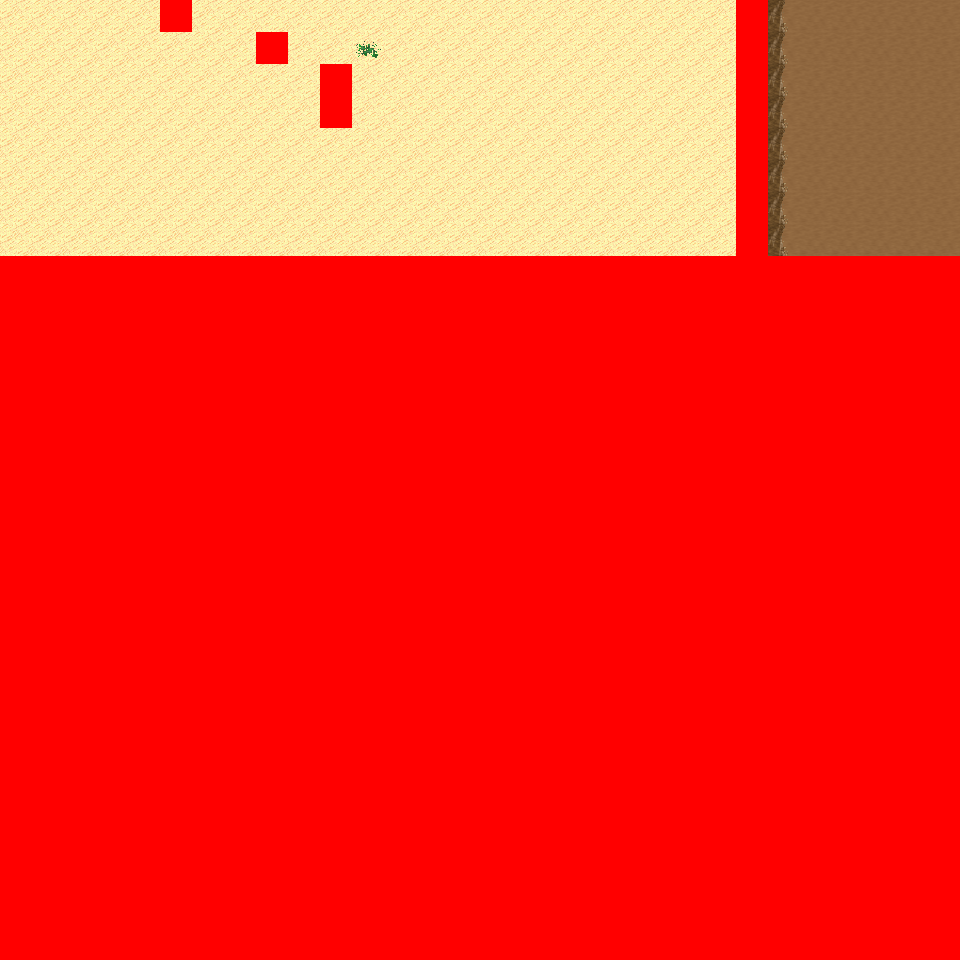

Tiled map render using the project's own tile images. Description and the map definition, with tile-layer contents summarised, below:
An orthogonal 30x30 tile map with 32x32 px tiles, 6 tile layers (Ground, Object, Object2, Above, ...), 18 tilesets and 5 objects (5x mapchange).

<map version="1.0" orientation="orthogonal" renderorder="right-down" width="30" height="30" tilewidth="32" tileheight="32" nextobjectid="6">
  <tileset firstgid="1" name="tileset_logic_collision" tilewidth="32" tileheight="32" tilecount="1" columns="1">
    <image source="../drawable/tileset_logic_collision.png" width="32" height="32" />
  </tileset>
  <tileset firstgid="2" name="tileset_ground_ground" tilewidth="32" tileheight="32" tilecount="33" columns="3">
    <image source="../drawable/tileset_ground_ground.png" width="96" height="352" />
  </tileset>
  <tileset firstgid="35" name="tileset_ground_ridge_earth_pale" tilewidth="32" tileheight="32" tilecount="96" columns="12">
    <image source="../drawable/tileset_ground_ridge_earth_pale.png" width="384" height="256" />
  </tileset>
  <tileset firstgid="131" name="tileset_ground_ridge_earth_dark" tilewidth="32" tileheight="32" tilecount="96" columns="12">
    <image source="../drawable/tileset_ground_ridge_earth_dark.png" width="384" height="256" />
  </tileset>
  <tileset firstgid="227" name="tileset_terrain_desert" tilewidth="32" tileheight="32" tilecount="88" columns="8">
    <image source="../drawable/tileset_terrain_desert.png" width="256" height="352" />
  </tileset>
  <tileset firstgid="315" name="tileset_building_witch_hut" tilewidth="32" tileheight="32" tilecount="80" columns="5">
    <image source="../drawable/tileset_building_witch_hut.png" width="160" height="512" />
  </tileset>
  <tileset firstgid="395" name="tileset_ground_earth_edges_yellowgreen" tilewidth="32" tileheight="32" tilecount="15" columns="5">
    <image source="../drawable/tileset_ground_earth_edges_yellowgreen.png" width="160" height="96" />
  </tileset>
  <tileset firstgid="410" name="tileset_item_firewood" tilewidth="32" tileheight="32" tilecount="12" columns="3">
    <image source="../drawable/tileset_item_firewood.png" width="96" height="128" />
  </tileset>
  <tileset firstgid="422" name="tileset_object_well_hoist" tilewidth="32" tileheight="32" tilecount="9" columns="3">
    <image source="../drawable/tileset_object_well_hoist.png" width="96" height="96" />
  </tileset>
  <tileset firstgid="431" name="tileset_plant_bush_various_small" tilewidth="32" tileheight="32" tilecount="9" columns="3">
    <image source="../drawable/tileset_plant_bush_various_small.png" width="96" height="96" />
  </tileset>
  <tileset firstgid="440" name="tileset_plant_bush_bushes" tilewidth="32" tileheight="32" tilecount="10" columns="5">
    <image source="../drawable/tileset_plant_bush_bushes.png" width="160" height="64" />
  </tileset>
  <tileset firstgid="450" name="tileset_plant_stump_stump_rectangular" tilewidth="32" tileheight="32" tilecount="4" columns="2">
    <image source="../drawable/tileset_plant_stump_stump_rectangular.png" width="64" height="64" />
  </tileset>
  <tileset firstgid="454" name="tileset_plant_stump_small_stump" tilewidth="32" tileheight="32" tilecount="4" columns="2">
    <image source="../drawable/tileset_plant_stump_small_stump.png" width="64" height="64" />
  </tileset>
  <tileset firstgid="458" name="tileset_plant_tree_evergreen" tilewidth="32" tileheight="32" tilecount="36" columns="3">
    <image source="../drawable/tileset_plant_tree_evergreen.png" width="96" height="384" />
  </tileset>
  <tileset firstgid="494" name="tileset_ground_sand_2" tilewidth="32" tileheight="32" tilecount="15" columns="5">
    <image source="../drawable/tileset_ground_sand_2.png" width="160" height="96" />
  </tileset>
  <tileset firstgid="509" name="tileset_plant_cactus_2" tilewidth="32" tileheight="32" tilecount="10" columns="5">
    <image source="../drawable/tileset_plant_cactus_2.png" width="160" height="64" />
  </tileset>
  <tileset firstgid="519" name="tileset_plant_cactus" tilewidth="32" tileheight="32" tilecount="2" columns="1">
    <image source="../drawable/tileset_plant_cactus.png" width="32" height="64" />
  </tileset>
  <tileset firstgid="521" name="tileset_ground_rock_pebbles" tilewidth="32" tileheight="32" tilecount="3" columns="1">
    <image source="../drawable/tileset_ground_rock_pebbles.png" width="32" height="96" />
  </tileset>
  <layer name="Ground" width="30" height="30">
    <data>[900 cells, 240 non-empty, 4 distinct tile ids]</data>
  </layer>
  <layer name="Object" width="30" height="30">
    <data>[900 cells, 18 non-empty, 4 distinct tile ids]</data>
  </layer>
  <layer name="Object2" width="30" height="30">
    <data>[900 cells, 0 non-empty, 0 distinct tile ids]</data>
  </layer>
  <layer name="Above" width="30" height="30">
    <data>[900 cells, 1 non-empty, 1 distinct tile ids]</data>
  </layer>
  <layer name="Above2" width="30" height="30">
    <data>[900 cells, 0 non-empty, 0 distinct tile ids]</data>
  </layer>
  <layer name="Walkable" width="30" height="30">
    <data>[900 cells, 672 non-empty, 1 distinct tile ids]</data>
  </layer>
  <objectgroup name="MapEvents">
    <object id="1" name="north" type="mapchange" x="0" y="0" width="160" height="32">
      <properties>
        <property name="map" value="0_ados_mountain_n2_w2_x0_y3" />
        <property name="place" value="south" />
      </properties>
    </object>
    <object id="2" name="north2" type="mapchange" x="192" y="0" width="544" height="32">
      <properties>
        <property name="map" value="0_ados_mountain_n2_w2_x0_y3" />
        <property name="place" value="south2" />
      </properties>
    </object>
    <object id="3" name="north3" type="mapchange" x="768" y="0" width="192" height="32">
      <properties>
        <property name="map" value="0_ados_mountain_n2_w2_x0_y3" />
        <property name="place" value="south3" />
      </properties>
    </object>
    <object id="4" name="west" type="mapchange" x="0" y="0" width="32" height="256">
      <properties>
        <property name="map" value="0_deniran_forest_n2_w_x0_y4" />
        <property name="place" value="east" />
      </properties>
    </object>
    <object id="5" name="east" type="mapchange" x="928" y="0" width="32" height="256">
      <properties>
        <property name="map" value="0_ados_mountain_n2_w2_x1_y4" />
        <property name="place" value="west" />
      </properties>
    </object>
  </objectgroup>
</map>
